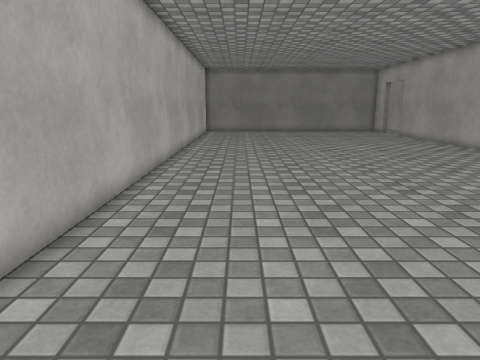
view 1 (above)

17 first-person views from a walk through a scene from a Unity 3-D project. The camera is 1.2 m above the floor, tilts 12° down and sees 70° across. The floor is counted in squares, 0.5 m on a side. Each view is taken from the middle of a square. On the plan, view 1 faces up. The plan holds only what a view shows up to about 20 squares ahead; the rest is blank. The place goes on beyond the plan. The player character is not drawn. Surface patterns are stand-ins for the level's own textures.

view 2
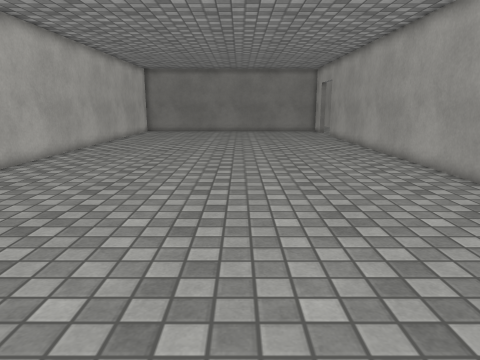

view 3
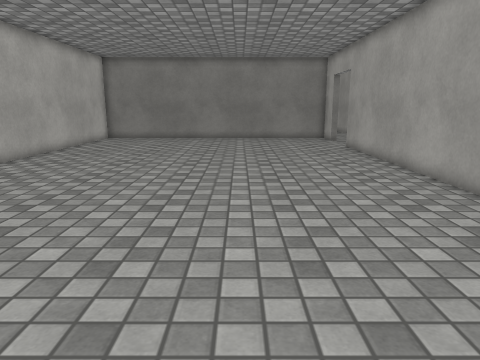

view 4
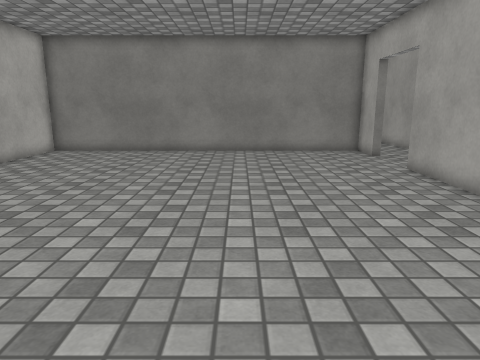

view 5
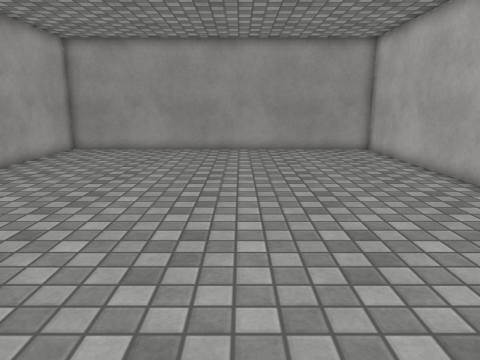

view 6
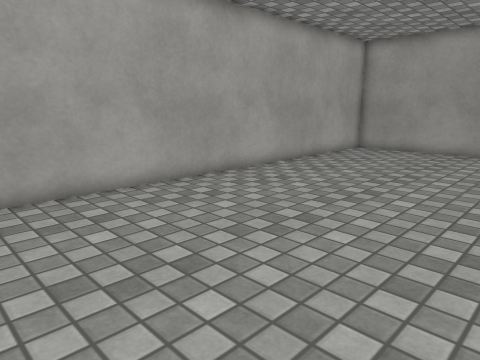

view 7
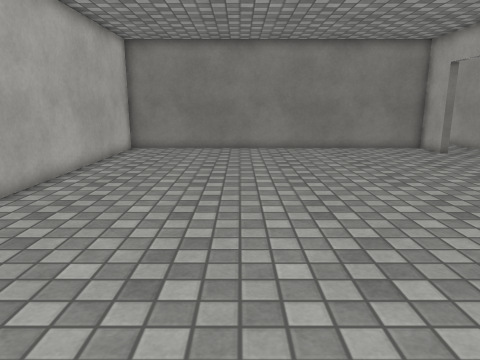

view 8
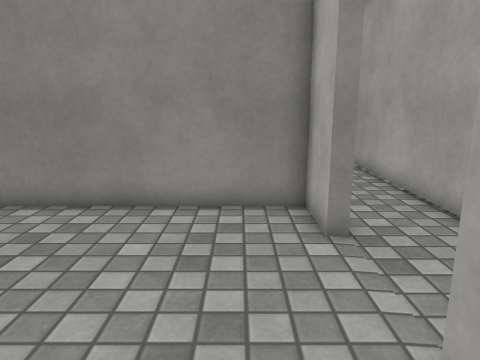

view 9
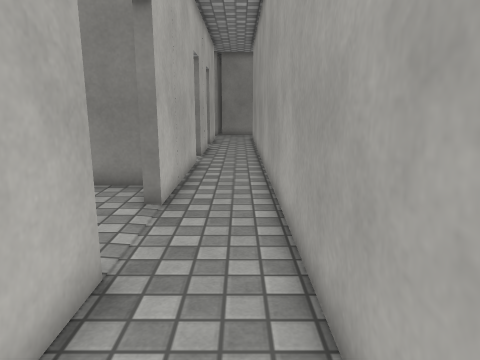

view 10
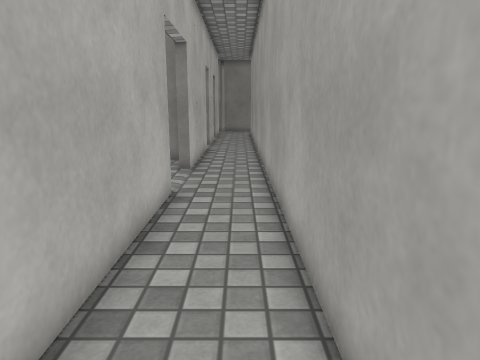

view 11
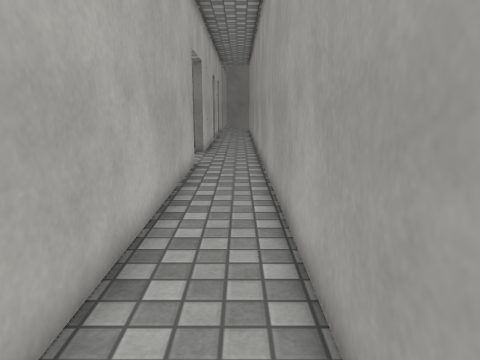

view 12
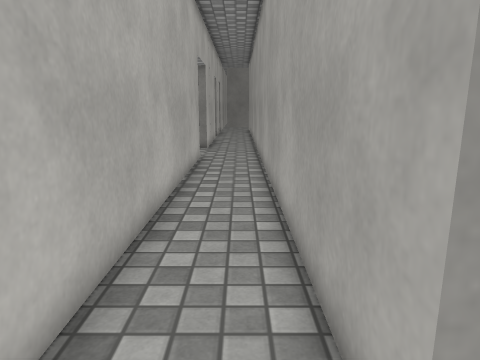

view 13
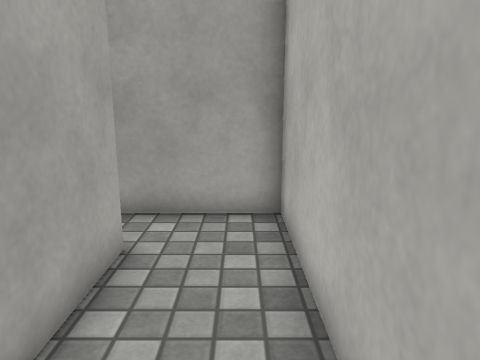

view 14
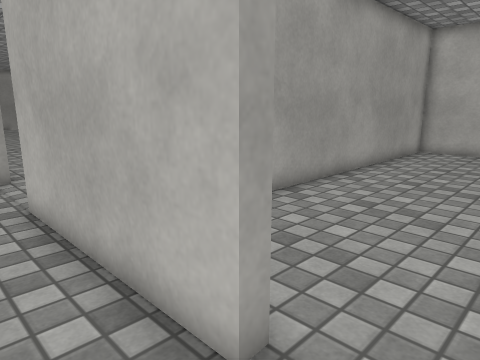

view 15
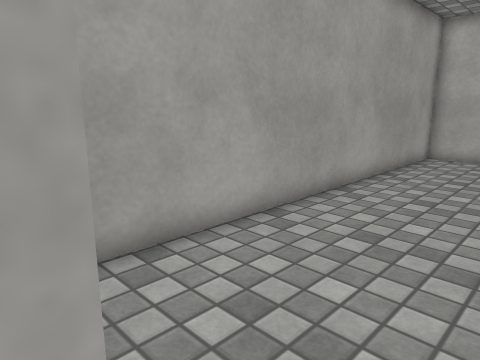

view 16
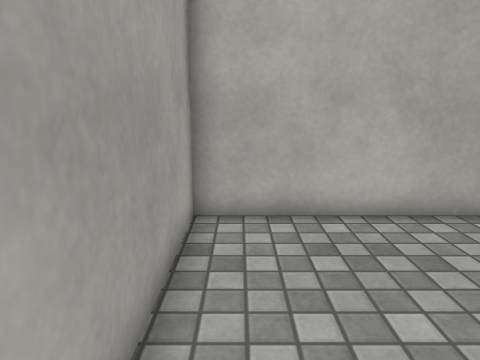

view 17
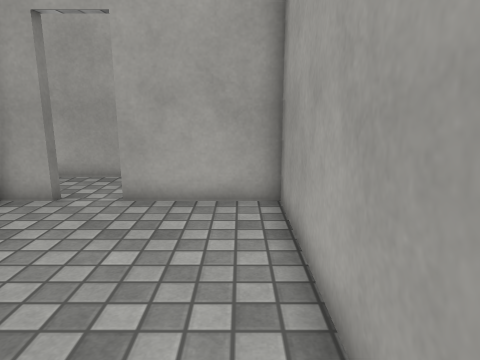

### Floor plan
Points are (right, up) in squares from view 1. A wall is a line through its corners. A room is listed if a view was taken in it or the views show most of it. See-through windows are left out.
Room 1 (views 1, 2, 3, 4, 5, 6, 7, 8)
walls: (-3.4, 20.6) (-3.4, -0.8) (13.6, -0.8) (13.6, 29.5); (14.1, 33.1) (13.6, 33.1) (13.6, 35.2) (-3.4, 35.2) (-3.4, 22.8)
ways out: opening at (14, 31.5) to room 2
Room 2 (views 9, 10, 11, 12, 13, 14)
walls: (14.1, 29.5) (14.1, 12.5) (17.8, 12.5); (17, 14.5) (17, 42.5); (14.1, 40.1) (14.1, 33.1); (14.1, 42.5) (14.1, 41.9)
ways out: opening at (14, 31.5) to room 1; opening at (14, 41.5) to room 3
Room 3 (views 15, 16, 17)
walls: (14.1, 41.9) (13.6, 41.9) (13.6, 42.5); (-3.4, 42.4) (-3.4, 35.9) (13.6, 35.9) (13.6, 40.1) (14.1, 40.1)
ways out: opening at (14, 41.5) to room 2

Positions as (right, up) in squares from view 1, and headings:
1: (0, 0), facing up
2: (6, 0), facing up
3: (7, 8), facing up
4: (7, 16), facing up
5: (4, 19), facing down
6: (4, 19), facing down-right
7: (3, 15), facing up
8: (12, 27), facing up
9: (16, 25), facing up
10: (16, 20), facing up
11: (16, 15), facing up
12: (16, 13), facing up
13: (15, 20), facing down
14: (16, 42), facing down-left
15: (14, 41), facing down-left
16: (4, 37), facing left
17: (5, 37), facing right
